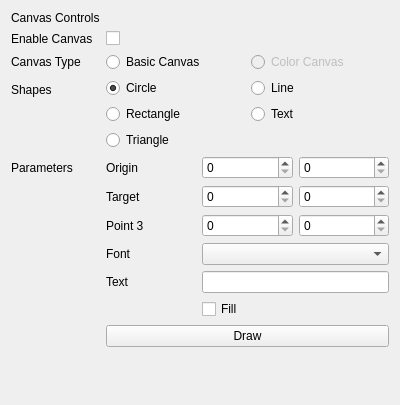
<?xml version="1.0" encoding="UTF-8"?>
<ui version="4.0">
 <class>BaseCanvasControl</class>
 <widget class="QWidget" name="BaseCanvasControl">
  <property name="geometry">
   <rect>
    <x>0</x>
    <y>0</y>
    <width>400</width>
    <height>405</height>
   </rect>
  </property>
  <property name="windowTitle">
   <string>Form</string>
  </property>
  <layout class="QGridLayout" name="gridLayout">
   <item row="0" column="0">
    <layout class="QFormLayout" name="formLayout">
     <item row="0" column="0">
      <widget class="QLabel" name="label">
       <property name="text">
        <string>Canvas Controls</string>
       </property>
      </widget>
     </item>
     <item row="1" column="0">
      <widget class="QLabel" name="label_2">
       <property name="text">
        <string>Enable Canvas</string>
       </property>
      </widget>
     </item>
     <item row="1" column="1">
      <widget class="QCheckBox" name="canvasEnableCheckBox">
       <property name="text">
        <string/>
       </property>
      </widget>
     </item>
     <item row="2" column="0">
      <widget class="QLabel" name="label_3">
       <property name="text">
        <string>Canvas Type</string>
       </property>
      </widget>
     </item>
     <item row="2" column="1">
      <layout class="QHBoxLayout" name="canvas_type_layout">
       <item>
        <widget class="QRadioButton" name="basicCanvasRadioButton">
         <property name="text">
          <string>Basic Canvas</string>
         </property>
         <property name="checked">
          <bool>true</bool>
         </property>
        </widget>
       </item>
       <item>
        <widget class="QRadioButton" name="colorCanvasRadioButton">
         <property name="enabled">
          <bool>false</bool>
         </property>
         <property name="text">
          <string>Color Canvas</string>
         </property>
         <property name="checkable">
          <bool>false</bool>
         </property>
        </widget>
       </item>
      </layout>
     </item>
     <item row="3" column="0">
      <widget class="QLabel" name="label_4">
       <property name="text">
        <string>Shapes</string>
       </property>
      </widget>
     </item>
     <item row="3" column="1">
      <layout class="QGridLayout" name="shapeGridLayout">
       <item row="0" column="0">
        <widget class="QRadioButton" name="circleRadioButton">
         <property name="text">
          <string>Circle</string>
         </property>
         <property name="checked">
          <bool>true</bool>
         </property>
        </widget>
       </item>
       <item row="1" column="0">
        <widget class="QRadioButton" name="rectRadioButton">
         <property name="text">
          <string>Rectangle</string>
         </property>
        </widget>
       </item>
       <item row="0" column="1">
        <widget class="QRadioButton" name="lineRadioButton">
         <property name="text">
          <string>Line</string>
         </property>
        </widget>
       </item>
       <item row="2" column="0">
        <widget class="QRadioButton" name="triangleRadioButton">
         <property name="text">
          <string>Triangle</string>
         </property>
        </widget>
       </item>
       <item row="1" column="1">
        <widget class="QRadioButton" name="textRadioButton">
         <property name="text">
          <string>Text</string>
         </property>
        </widget>
       </item>
      </layout>
     </item>
     <item row="4" column="1">
      <layout class="QGridLayout" name="parametersLayout">
       <item row="0" column="1">
        <widget class="QSpinBox" name="originXSpinBox"/>
       </item>
       <item row="3" column="0">
        <widget class="QLabel" name="fontLabel">
         <property name="text">
          <string>Font</string>
         </property>
        </widget>
       </item>
       <item row="2" column="0">
        <widget class="QLabel" name="target2Label">
         <property name="text">
          <string>Point 3</string>
         </property>
        </widget>
       </item>
       <item row="1" column="1">
        <widget class="QSpinBox" name="targetXSpinBox"/>
       </item>
       <item row="0" column="0">
        <widget class="QLabel" name="originLabel">
         <property name="text">
          <string>Origin</string>
         </property>
        </widget>
       </item>
       <item row="4" column="0">
        <widget class="QLabel" name="textLabel">
         <property name="text">
          <string>Text</string>
         </property>
        </widget>
       </item>
       <item row="2" column="1">
        <widget class="QSpinBox" name="target2XSpinBox"/>
       </item>
       <item row="2" column="2">
        <widget class="QSpinBox" name="target2YSpinBox"/>
       </item>
       <item row="3" column="1" colspan="2">
        <widget class="QComboBox" name="fontComboBox"/>
       </item>
       <item row="1" column="0">
        <widget class="QLabel" name="targetLabel">
         <property name="text">
          <string>Target</string>
         </property>
        </widget>
       </item>
       <item row="0" column="2">
        <widget class="QSpinBox" name="originYSpinBox"/>
       </item>
       <item row="1" column="2">
        <widget class="QSpinBox" name="targetYSpinBox"/>
       </item>
       <item row="4" column="1" colspan="2">
        <widget class="QLineEdit" name="textLineEdit"/>
       </item>
       <item row="6" column="1">
        <widget class="QCheckBox" name="fillCheckBox">
         <property name="text">
          <string>Fill</string>
         </property>
        </widget>
       </item>
      </layout>
     </item>
     <item row="5" column="1">
      <widget class="QPushButton" name="drawButton">
       <property name="text">
        <string>Draw</string>
       </property>
      </widget>
     </item>
     <item row="4" column="0">
      <widget class="QLabel" name="label_5">
       <property name="text">
        <string>Parameters</string>
       </property>
      </widget>
     </item>
    </layout>
   </item>
  </layout>
 </widget>
 <resources/>
 <connections/>
</ui>
